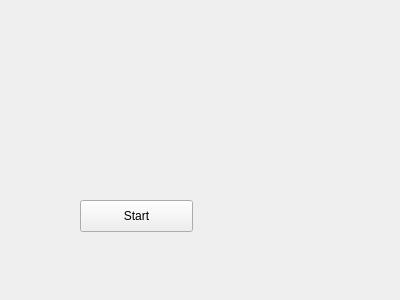
<?xml version="1.0" encoding="UTF-8"?>
<ui version="4.0">
 <class>mainwindow</class>
 <widget class="QWidget" name="mainwindow">
  <property name="geometry">
   <rect>
    <x>0</x>
    <y>0</y>
    <width>400</width>
    <height>300</height>
   </rect>
  </property>
  <property name="windowTitle">
   <string>Form</string>
  </property>
  <widget class="QPushButton" name="pushButton">
   <property name="geometry">
    <rect>
     <x>80</x>
     <y>200</y>
     <width>113</width>
     <height>32</height>
    </rect>
   </property>
   <property name="text">
    <string>Start</string>
   </property>
  </widget>
 </widget>
 <resources/>
 <connections/>
</ui>
